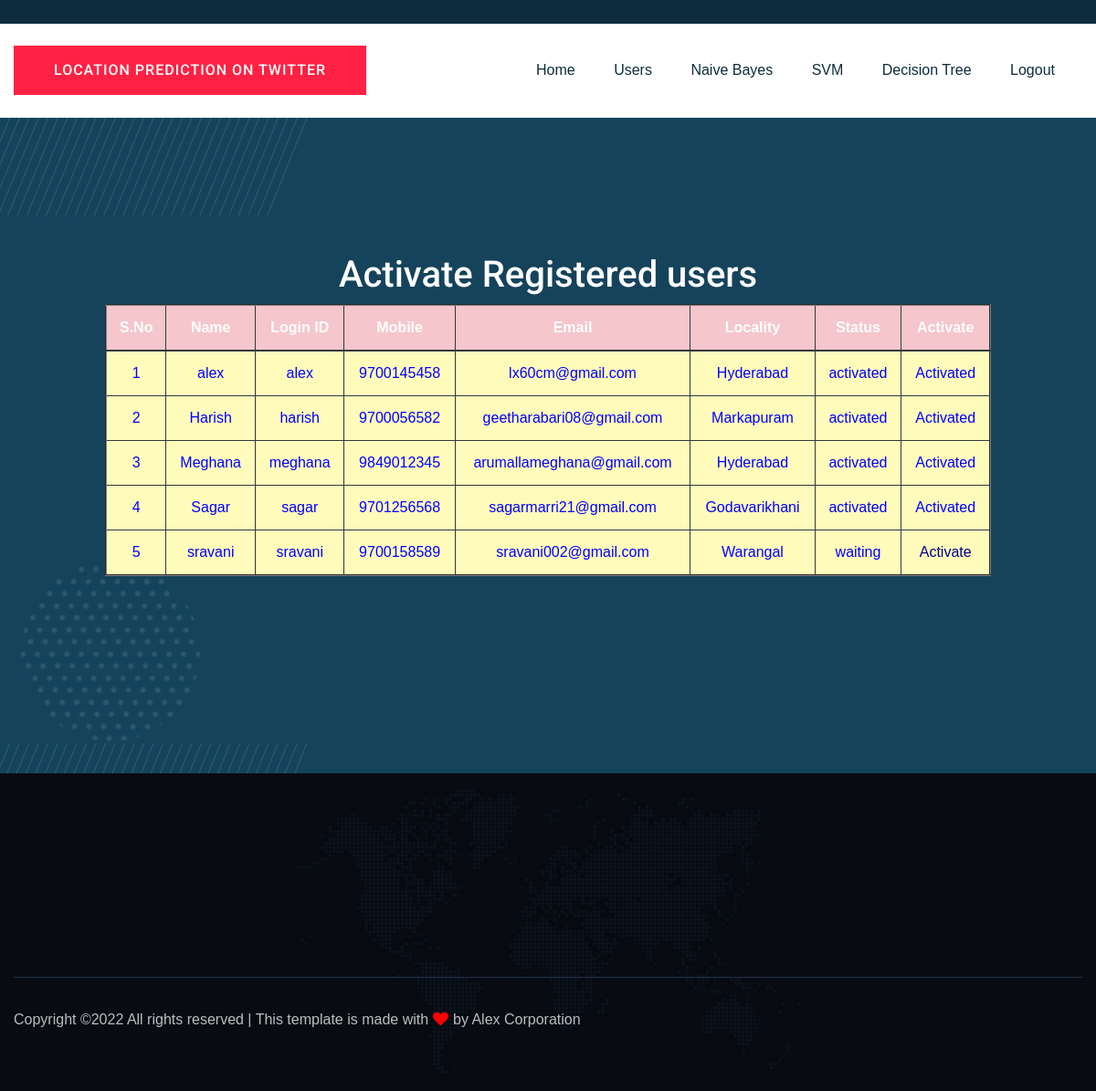
Page /ViewRegisteredUsers/ on the committed database.
### users/models.py (models this page shows, shortened)
class UserRegistrationModel(models.Model):
    name = models.CharField(max_length=100)
    loginid = models.CharField(unique=True, max_length=100)
    password = models.CharField(max_length=100)
    mobile = models.CharField(unique=True, max_length=100)
    email = models.CharField(unique=True, max_length=100)
    locality = models.CharField(max_length=100)
    address = models.CharField(max_length=1000)
    city = models.CharField(max_length=100)
    state = models.CharField(max_length=100)
    status = models.CharField(max_length=100)
    class Meta:
        db_table = 'UserRegistrations'

### admins/views.py (the view)
# urls.py: path("ViewRegisteredUsers/", admins.ViewRegisteredUsers, name="ViewRegisteredUsers"),
def ViewRegisteredUsers(request):
    data = UserRegistrationModel.objects.all()
    return render(request, 'admins/RegisteredUsers.html', {'data': data})

### assets/templates/admins/RegisteredUsers.html
{%extends 'admins/adminbase.html'%}
{%load static%}
{%block contents%}
    <div class="testimonial-area testimonial-padding" data-background="{%static 'img/gallery/section_bg04.jpg'%}">
        <div class="container ">
            <div class="row d-flex justify-content-center">
                <div class="col-xl-10 col-lg-10 col-md-9">
                    <div class="h1-testimonial-active">
                        <div class="single-testimonial text-center">
                                   <h1><font color="WHITE"> Activate Registered users</font></h1>
                                         <table border="2px" class="table table-hover table-dark">
                    <thead>
                    <tr class="table-danger">
                        <th scope="col">S.No</th>
                        <th scope="col">Name</th>
                        <th scope="col">Login ID</th>
                        <th scope="col">Mobile</th>
                        <th scope="col">Email</th>
                        <th scope="col">Locality</th>
                        <th scope="col">Status</th>
                        <th scope="col">Activate</th>
                    </tr>
                    </thead>
                    <tbody>
                    {% for i in data %}
                    <tr scope="row" style="color: BLUE; background-color:#FFFCBB">
                        <td>{{forloop.counter}}</td>
                        <td>{{i.name}}</td>
                        <td>{{i.loginid}}</td>
                        <td>{{i.mobile}}</td>
                        <td>{{i.email}}</td>
                        <td>{{i.locality}}</td>
                        <td>{{i.status}}</td>
                        {% if i.status == 'waiting' %}
                        <td><a class="btn-link" href="/AdminActivaUsers/?uid={{ i.id }}"
                               style="color:DARKBLUE">Activate</a></td>
                        {% else %}
                        <td> Activated</td>
                        {% endif %}
                    </tr>
                    {% endfor %}
                    </tbody>
                </table>
                        </div>
                    </div>
                </div>
            </div>
        </div>
    </div>
{%endblock%}

### rows in the picture
UserRegistrationModel: name "alex", loginid "alex", mobile "9700145458", email "lx60cm@gmail.com", locality "Hyderabad", status "activated", shows "Activated"
UserRegistrationModel: name "Harish", loginid "harish", mobile "9700056582", email "geetharabari08@gmail.com", locality "Markapuram", status "activated", shows "Activated"
UserRegistrationModel: name "Meghana", loginid "meghana", mobile "9849012345", email "arumallameghana@gmail.com", locality "Hyderabad", status "activated", shows "Activated"
UserRegistrationModel: name "Sagar", loginid "sagar", mobile "9701256568", email "sagarmarri21@gmail.com", locality "Godavarikhani", status "activated", shows "Activated"
UserRegistrationModel: name "sravani", loginid "sravani", mobile "9700158589", email "sravani002@gmail.com", locality "Warangal", status "waiting"
